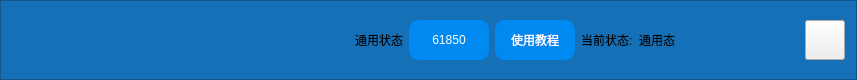
     <widget class="QFrame" name="frame">
      <property name="maximumSize">
       <size>
        <width>16777215</width>
        <height>80</height>
       </size>
      </property>
      <property name="styleSheet">
       <string notr="true">QFrame { 
background-color: #1670B7 ; 
}</string>
      </property>
      <property name="frameShape">
       <enum>QFrame::StyledPanel</enum>
      </property>
      <property name="frameShadow">
       <enum>QFrame::Raised</enum>
      </property>
      <layout class="QHBoxLayout" name="horizontalLayout_2">
       <item>
        <widget class="QLabel" name="label">
         <property name="text">
          <string/>
         </property>
         <property name="pixmap">
          <pixmap resource="TestCtrlCntrLinux.qrc">:/power/images/HKMainIcon.png</pixmap>
         </property>
        </widget>
       </item>
       <item>
        <widget class="QLabel" name="label_2">
         <property name="minimumSize">
          <size>
           <width>40</width>
           <height>40</height>
          </size>
         </property>
         <property name="maximumSize">
          <size>
           <width>40</width>
           <height>40</height>
          </size>
         </property>
         <property name="text">
          <string/>
         </property>
         <property name="pixmap">
          <pixmap resource="TestCtrlCntrLinux.qrc">:/power/images/5G.png</pixmap>
         </property>
        </widget>
       </item>
       <item>
        <widget class="QLabel" name="label_3">
         <property name="minimumSize">
          <size>
           <width>40</width>
           <height>40</height>
          </size>
         </property>
         <property name="maximumSize">
          <size>
           <width>40</width>
           <height>40</height>
          </size>
         </property>
         <property name="text">
          <string/>
         </property>
         <property name="pixmap">
          <pixmap resource="TestCtrlCntrLinux.qrc">:/power/images/Wifi.png</pixmap>
         </property>
        </widget>
       </item>
       <item>
        <widget class="QLabel" name="label_4">
         <property name="minimumSize">
          <size>
           <width>40</width>
           <height>40</height>
          </size>
         </property>
         <property name="maximumSize">
          <size>
           <width>40</width>
           <height>40</height>
          </size>
         </property>
         <property name="text">
          <string/>
         </property>
         <property name="pixmap">
          <pixmap resource="TestCtrlCntrLinux.qrc">:/power/images/BlueTooth.png</pixmap>
         </property>
        </widget>
       </item>
       <item>
        <widget class="QLabel" name="label_5">
         <property name="minimumSize">
          <size>
           <width>40</width>
           <height>40</height>
          </size>
         </property>
         <property name="maximumSize">
          <size>
           <width>40</width>
           <height>40</height>
          </size>
         </property>
         <property name="text">
          <string/>
         </property>
         <property name="pixmap">
          <pixmap resource="TestCtrlCntrLinux.qrc">:/power/images/USB.png</pixmap>
         </property>
        </widget>
       </item>
       <item>
        <widget class="QLabel" name="label_6">
         <property name="minimumSize">
          <size>
           <width>40</width>
           <height>40</height>
          </size>
         </property>
         <property name="maximumSize">
          <size>
           <width>40</width>
           <height>40</height>
          </size>
         </property>
         <property name="text">
          <string/>
         </property>
         <property name="pixmap">
          <pixmap resource="TestCtrlCntrLinux.qrc">:/power/images/Battery.png</pixmap>
         </property>
        </widget>
       </item>
       <item>
        <spacer name="horizontalSpacer_3">
         <property name="orientation">
          <enum>Qt::Horizontal</enum>
         </property>
         <property name="sizeType">
          <enum>QSizePolicy::Fixed</enum>
         </property>
         <property name="sizeHint" stdset="0">
          <size>
           <width>100</width>
           <height>20</height>
          </size>
         </property>
        </spacer>
       </item>
       <item>
        <widget class="QLabel" name="label_7">
         <property name="text">
          <string>通用状态</string>
         </property>
         <property name="alignment">
          <set>Qt::AlignCenter</set>
         </property>
        </widget>
       </item>
       <item>
        <widget class="QPushButton" name="pushButton_6">
         <property name="minimumSize">
          <size>
           <width>80</width>
           <height>40</height>
          </size>
         </property>
         <property name="maximumSize">
          <size>
           <width>80</width>
           <height>40</height>
          </size>
         </property>
         <property name="styleSheet">
          <string notr="true">QPushButton {
    background-color:  #0089F0;; /* example blue, adapt as needed */
    border-radius: 10px;       /* adjust for desired corner radius */
    color: white;
    padding: 5px;             /* optional, for spacing around the text */
}
QPushButton:pressed {
    background-color: #005AB3; /* darker when pressed */
}</string>
         </property>
         <property name="text">
          <string>61850</string>
         </property>
        </widget>
       </item>
       <item>
        <widget class="QPushButton" name="pushButton_7">
         <property name="minimumSize">
          <size>
           <width>80</width>
           <height>40</height>
          </size>
         </property>
         <property name="maximumSize">
          <size>
           <width>80</width>
           <height>40</height>
          </size>
         </property>
         <property name="styleSheet">
          <string notr="true">QPushButton {
    background-color:  #0089F0;; /* example blue, adapt as needed */
    border-radius: 10px;       /* adjust for desired corner radius */
    color: white;
    padding: 5px;             /* optional, for spacing around the text */
}
QPushButton:pressed {
    background-color: #005AB3; /* darker when pressed */
}</string>
         </property>
         <property name="text">
          <string>使用教程</string>
         </property>
        </widget>
       </item>
       <item>
        <widget class="QLabel" name="label_8">
         <property name="maximumSize">
          <size>
           <width>80</width>
           <height>80</height>
          </size>
         </property>
         <property name="text">
          <string>当前状态:</string>
         </property>
        </widget>
       </item>
       <item>
        <widget class="QLabel" name="label_9">
         <property name="minimumSize">
          <size>
           <width>80</width>
           <height>0</height>
          </size>
         </property>
         <property name="maximumSize">
          <size>
           <width>80</width>
           <height>80</height>
          </size>
         </property>
         <property name="text">
          <string>通用态</string>
         </property>
        </widget>
       </item>
       <item>
        <spacer name="horizontalSpacer_2">
         <property name="orientation">
          <enum>Qt::Horizontal</enum>
         </property>
         <property name="sizeType">
          <enum>QSizePolicy::Fixed</enum>
         </property>
         <property name="sizeHint" stdset="0">
          <size>
           <width>80</width>
           <height>20</height>
          </size>
         </property>
        </spacer>
       </item>
       <item>
        <widget class="QPushButton" name="m_buttonClose">
         <property name="minimumSize">
          <size>
           <width>40</width>
           <height>40</height>
          </size>
         </property>
         <property name="maximumSize">
          <size>
           <width>40</width>
           <height>40</height>
          </size>
         </property>
         <property name="text">
          <string/>
         </property>
        </widget>
       </item>
      </layout>
     </widget>
